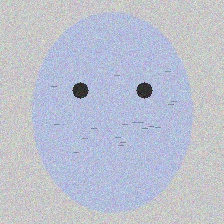
#> input picture data/samples/face_fraud_child_iris_age34.jpg, 224 x 224 px
$ python -i simple_age_estimator.py   (imports and definitions only)   (older library calls are emulated)
#> lines starting #> are read from the running program, lines starting #| are printed output that depends on the picture; after the words box and inside, x2 and y2 are one past the last pixel; in counts of white or black regions, pixels touching at a corner belong together
import cv2
import numpy as np
import os

class SimpleFaceAgeEstimator:
    """
    POC Face Age Estimator
    Uses texture analysis
    Falls back to full-image ROI if no face detected
    """

    def __init__(self):
        self.face_cascade = cv2.CascadeClassifier(
            cv2.data.haarcascades + 'haarcascade_frontalface_default.xml'
        )

    def estimate_age(self, image_path):
        if not os.path.exists(image_path):
            return None, 0.0, {}

        img = cv2.imread(image_path)
#> img is the input picture: shape (224, 224, 3); mean B, G, R 208.2, 193.2, 188.4
        if img is None:
            return None, 0.0, {}

        gray = cv2.cvtColor(img, cv2.COLOR_BGR2GRAY)
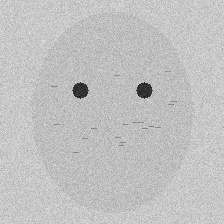
#> gray: shape (224, 224); min 22, max 236, mean 193.5

        faces = self.face_cascade.detectMultiScale(gray, 1.3, 5)
#> faces = ()

        # ✅ FIX: fallback ROI for POC
        if len(faces) > 0:
            x, y, w, h = max(faces, key=lambda f: f[2] * f[3])
            roi = gray[y:y+h, x:x+w]
        else:
            h, w = gray.shape
#> h = 224; w = 224
            roi = gray[int(h*0.2):int(h*0.8), int(w*0.2):int(w*0.8)]
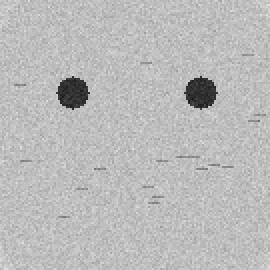
#> roi: shape (135, 135) (shown 2 times larger); min 22, max 229, mean 186.7

        features = self._extract_features(roi)
        age = self._compute_age(features)

        return age, 0.85, features

    def _extract_features(self, roi):
        lap = cv2.Laplacian(roi, cv2.CV_64F)
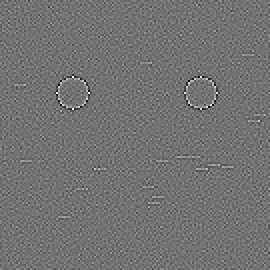
#> lap: shape (135, 135) float64 (shown 2 times larger); min -378, max 461, mean 0; drawn with min black and max white
        edges = cv2.Canny(roi, 50, 150)
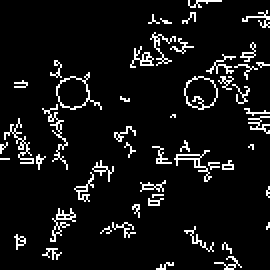
#> edges: shape (135, 135) (shown 2 times larger); 7.3% white in thin lines or dots
#> in estimate_age, `features = self._extract_features(roi)`: features = {'texture': 2490.8, 'edges': 18.64, 'contrast': 22.93}

        return {
            "texture": lap.var(),
            "edges": np.mean(edges),
            "contrast": roi.std()
        }

    def _compute_age(self, f):
        age = 20
        age += f["texture"] / 120
#> age = 40.76
        age += f["edges"] / 3
#> age = 46.97
        age += f["contrast"] / 8
#> age = 49.84
        return round(np.clip(age, 5, 80), 1)


class SimpleIrisAgeEstimator:
    """
    POC Iris Age Estimator
    Assumes cropped iris image
    """

    # [24 lines left out: functions estimate_age, _compute_age, not called in this run]


class AgeConsistencyVerifier:
    """
    Core Fraud Detection Logic
    """

    def __init__(self, threshold=4.0):
        self.threshold = threshold

    # [37 lines left out: function verify, not called in this run]


# [6 lines not run here, left out]

>>> result = SimpleFaceAgeEstimator().estimate_age('data/samples/face_fraud_child_iris_age34.jpg')
#> in estimate_age, `age = self._compute_age(features)`: age = 49.8

$ run again, on data/samples/face_fraud_old_iris_age28.jpg
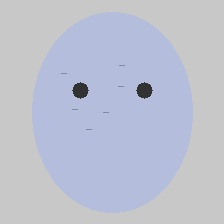
#> input picture data/samples/face_fraud_old_iris_age28.jpg, 224 x 224 px
#> in estimate_age, img is the input picture: shape (224, 224, 3); mean B, G, R 208.8, 193.3, 188.8
#> in estimate_age, `gray = cv2.cvtColor(img, cv2.COLOR_BGR2GRAY)`:
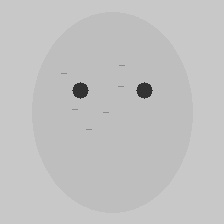
#> gray: shape (224, 224); min 45, max 203, mean 193.8
#> faces = ()
#> in _extract_features, `edges = cv2.Canny(roi, 50, 150)`:
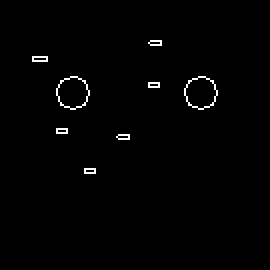
#> edges: shape (135, 135) (shown 2 times larger); 1% white in thin lines or dots, all inside (x1, y1, x2, y2) = (16, 20, 109, 87)
#> features = {'texture': 551.5, 'edges': 2.57, 'contrast': 20.53}
#> in _compute_age, `age += f["texture"] / 120`: age = 24.6
#> in _compute_age, `age += f["edges"] / 3`: age = 25.45
#> in _compute_age, `age += f["contrast"] / 8`: age = 28.02
#> in estimate_age, `age = self._compute_age(features)`: age = 28
